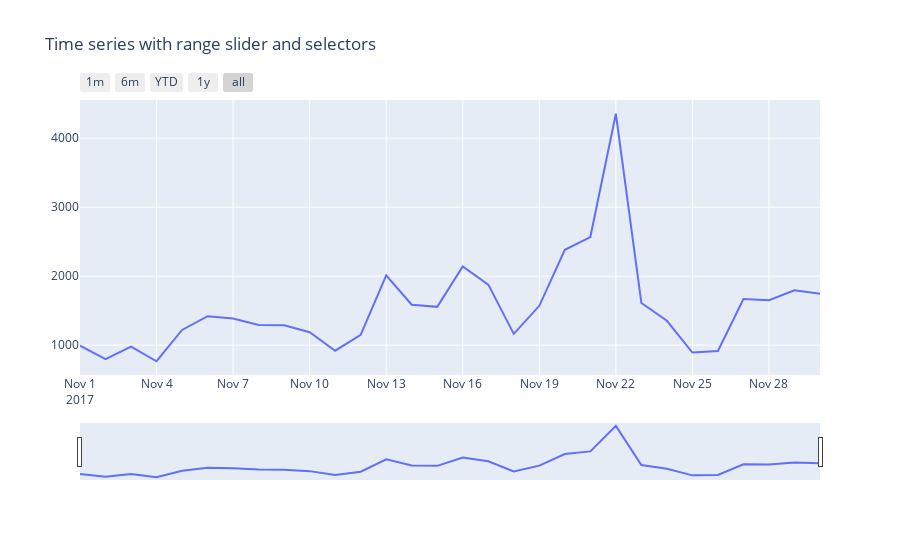

Notebook code cell kept with this figure:
### Code cell
# Load data
df= pd.DataFrame(lista_ses[0]).reset_index().rename(columns = {"index":"SessionStartTime","SessionStartTime":"Volume"});
df["SessionStartTime"] = df["SessionStartTime"].apply(lambda x : str(x[0])+"-"+str(x[1])+"-"+str(x[2]))

# Create figure
fig = go.Figure()

fig.add_trace(
    go.Scatter(x=list(df.SessionStartTime), y=list(df.Volume)))

# Set title
fig.update_layout(
    title_text="Time series with range slider and selectors"
)

# Add range slider
fig.update_layout(
    xaxis=go.layout.XAxis(
        rangeselector=dict(
            buttons=list([
                dict(count=1,
                     label="1m",
                     step="month",
                     stepmode="backward"),
                dict(count=6,
                     label="6m",
                     step="month",
                     stepmode="backward"),
                dict(count=1,
                     label="YTD",
                     step="year",
                     stepmode="todate"),
                dict(count=1,
                     label="1y",
                     step="year",
                     stepmode="backward"),
                dict(step="all")
            ])
        ),
        rangeslider=dict(
            visible=True
        ),
        type="date"
    )
)
fig.show()

### Figure 1 — Plotly figure (JSON) as saved in the notebook; plotly's stock layout.template omitted (floating-point values rounded to 4 significant figures)
{"data": [{"type": "scatter", "x": ["2017-11-1", "2017-11-2", "2017-11-3", "2017-11-4", "2017-11-5", "2017-11-6", "2017-11-7", "2017-11-8", "2017-11-9", "2017-11-10", "2017-11-11", "2017-11-12", "2017-11-13", "2017-11-14", "2017-11-15", "2017-11-16", "2017-11-17", "2017-11-18", "2017-11-19", "2017-11-20", "2017-11-21", "2017-11-22", "2017-11-23", "2017-11-24", "2017-11-25", "2017-11-26", "2017-11-27", "2017-11-28", "2017-11-29", "2017-11-30"], "y": [992, 798, 978, 766, 1220, 1419, 1386, 1293, 1288, 1187, 919, 1148, 2010, 1586, 1555, 2141, 1877, 1163, 1570, 2382, 2567, 4355, 1610, 1353, 892, 915, 1668, 1650, 1796, 1743]}], "layout": {"title": {"text": "Time series with range slider and selectors"}, "xaxis": {"rangeselector": {"buttons": [{"count": 1, "label": "1m", "step": "month", "stepmode": "backward"}, {"count": 6, "label": "6m", "step": "month", "stepmode": "backward"}, {"count": 1, "label": "YTD", "step": "year", "stepmode": "todate"}, {"count": 1, "label": "1y", "step": "year", "stepmode": "backward"}, {"step": "all"}]}, "rangeslider": {"visible": true}, "type": "date"}}}
